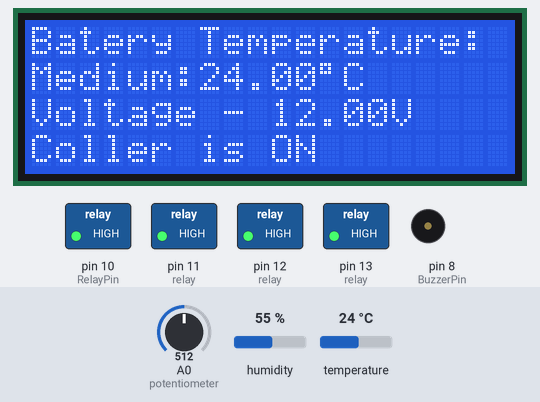
The program below on a simulated Arduino Uno, built with avr-gcc and run on an emulated ATmega328P. Shown: 20×4 character LCD, switched loads named in the program (green lamp = pin HIGH), buzzer (waves = sounding). The inputs (shaded band) are chosen by the test bench; at power-on: temperature 24 °C, A0 (potentiometer) = 512, humidity 55 %. What the program prints to the serial monitor is not drawn.

Above: at 3.2 s.
3.3 s: temperature set to 39.4 °C
5.8 s: temperature set to 40.8 °C
At 9.3 s:
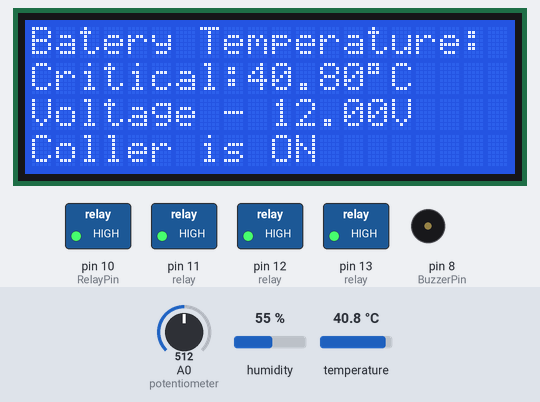
9.7 s: temperature set to 19.3 °C
At 11.7 s:
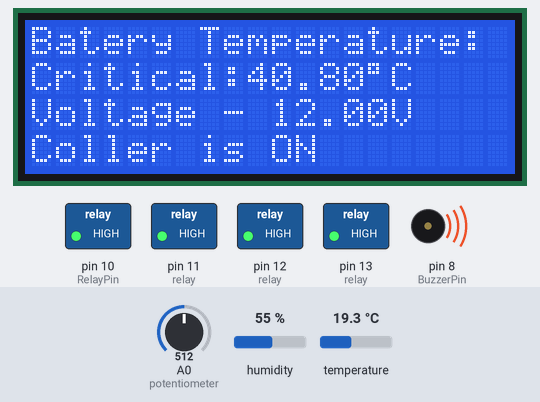
13.3 s: temperature set to 18.3 °C
At 15.5 s:
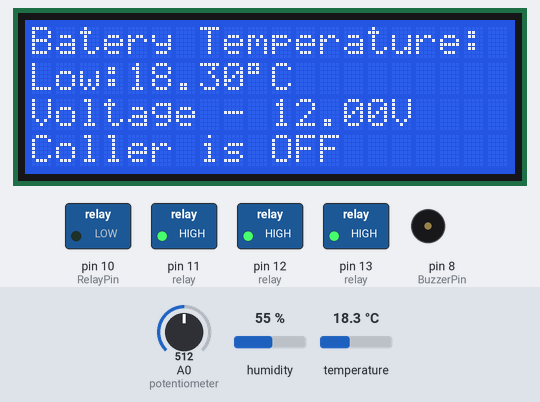
15.9 s: A0 (potentiometer) set to 531
At 17.9 s:
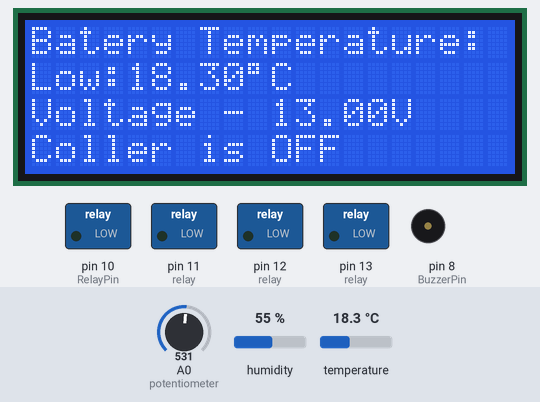
18.5 s: A0 (potentiometer) set to 511
At 20.3 s:
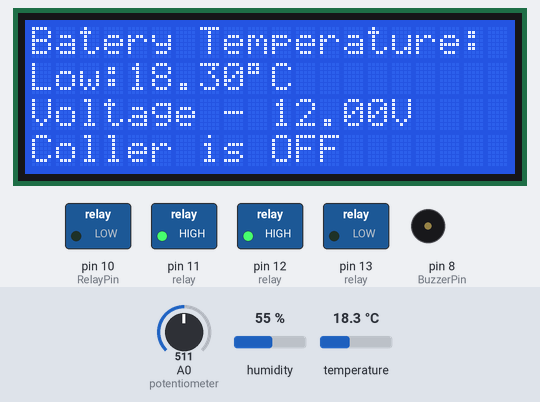
Timing chart, 0 to 21.8 s (numbered marks = the images above; inputs shaded):
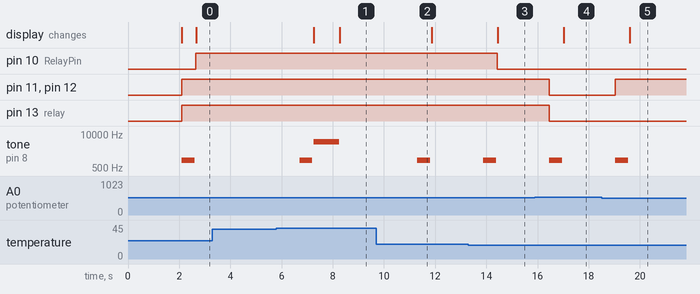

Measured:
- the behaviour switches between 40 and 40.1 °C on temperature (found by bisection; images 0 and 1)
- the behaviour switches between 19 and 18.9 °C on temperature (found by bisection; images 2 and 3)
- the behaviour switches between 523 and 524 on A0 (potentiometer) (found by bisection; images 3 and 4)
- after the input at 3.3 s, every drawn part: stays the same
- after the input at 5.8 s, tone on pin 8 (BuzzerPin): silent → 1000 Hz after 0.91 s, → silent 0.50 s later, → 5000 Hz 0.05 s later, → silent 1.0 s later; the display: first changes after 1.5 s (image 1 shows a later state)
- after the input at 9.7 s, tone on pin 8 (BuzzerPin): silent → 1000 Hz after 1.6 s, → silent 0.50 s later
- after the input at 13.3 s, pin 10 (RelayPin): HIGH → LOW after 1.1 s; tone on pin 8 (BuzzerPin): silent → 1000 Hz after 0.59 s, → silent 0.50 s later; the display: changes after 1.1 s (image 3)
- after the input at 15.9 s, pin 11 (relay), pin 12 (relay), pin 13 (relay): HIGH → LOW after 0.57 s; tone on pin 8 (BuzzerPin): silent → 1000 Hz after 0.57 s, → silent 0.50 s later; the display: changes after 1.1 s (image 4)
- after the input at 18.5 s, pin 11 (relay), pin 12 (relay): LOW → HIGH after 0.54 s; tone on pin 8 (BuzzerPin): silent → 1000 Hz after 0.54 s, → silent 0.50 s later; the display: changes after 1.1 s (image 5)

The program:

main.cpp
```cpp
#include "main.h"

void setup()
{
  Serial.begin(9600);
  pinMode(RelayPin, OUTPUT);
  lcd.begin(lcdNumCols, lcdLine);
  lcd.clear();
  lcd.print("Batery status");
  lcd.setCursor(0, 1);
  lcd.print("Temperature");
  delay(2000);
  lcd.clear();
  dht.begin();

  for (int i = 0; i < DeviceCount; i++)
  {
    ExtantionDevice *t = devices.GetForInitDevice();
    if (t->GetPin() != UINT8_MAX)
    {
      pinMode(t->GetPin(), OUTPUT);
      devices.SetupOffedCount(-1);
      digitalWrite(t->GetPin(), HIGH);
      t->SetupEnable(true);
    }
  }

  pinMode(BuzzerPin, OUTPUT);
}

void loop()
{
  int inpuValue0 = analogRead(A0);
  double voltage0 = (map(inpuValue0, 0, 1023, 0, sensor_max) + offset) / 100;
  float temp = dht.readTemperature();
  TemperatureStatus t = getTemperatureStatus(temp);
  if (lastStatus != t || lastVoltage != voltage0)
  {
    Serial.println(voltage0);
    if (voltage0 > 12.0 || voltage0 < 9.0)
    {
      for (int i = 0; i < DeviceCount; i++)
      {
        ExtantionDevice *dev = devices.GetNextPriorityForOff();
        if (dev->GetIsEnable())
        {
          dev->SetupEnable(false);
          digitalWrite(dev->GetPin(), LOW);
          devices.SetupOffedCount(1);
        }
      }

      tone(BuzzerPin, 1000);
      delay(500);
      noTone(BuzzerPin);
    }
    else if (voltage0 >= 11 && voltage0 <= 12)
    {
      for (int i = 0; i < devices.GetOffedCount(); i++)
      {
        ExtantionDevice *dev = devices.GetDeviceByPriorityOn();
        if (!dev->GetIsEnable())
        {
          dev->SetupEnable(true);
          digitalWrite(dev->GetPin(), HIGH);
          devices.SetupOffedCount(-1);
        }
      }

      tone(BuzzerPin, 1000);
      delay(500);
      noTone(BuzzerPin);
    }
    else if (voltage0 >= 10 && voltage0 < 11)
    {

      for (int i = 0; i < devices.GetOffedCount(); i++)
      {
        ExtantionDevice *dev = devices.GetDeviceByPriorityOn();
        if (dev->GetPin() != UINT8_MAX && !dev->GetIsEnable())
        {
          dev->SetupEnable(true);
          digitalWrite(dev->GetPin(), HIGH);
          devices.SetupOffedCount(-1);
        }
      }

      ExtantionDevice *dev = devices.GetNextPriorityForOff();
      digitalWrite(dev->GetPin(), LOW);
      dev->SetupEnable(false);
      devices.SetupOffedCount(1);

      tone(BuzzerPin, 1000);
      delay(500);
      noTone(BuzzerPin);
    }
    else if (voltage0 >= 9 && voltage0 < 10)
    {
      for (int i = 0; i < DeviceCount; i++)
      {
        ExtantionDevice *dev = devices.GetNextPriorityForOff();
        if (dev->GetPin() != UINT8_MAX && !dev->GetIsEnable())
        {
          dev->SetupEnable(false);
          digitalWrite(dev->GetPin(), LOW);
          devices.SetupOffedCount(1);
        }
      }

      ExtantionDevice *dev = devices.GetDeviceByPriorityOn();
      dev->SetupEnable(true);
      digitalWrite(dev->GetPin(), HIGH);
      devices.SetupOffedCount(-1);

      tone(BuzzerPin, 1000);
      delay(500);
      noTone(BuzzerPin);
    }

    lcd.clear();
    lcd.print("Batery Temperature:");
    lcd.setCursor(0, 1);
    lcd.print(read(t) + String((char)58) + String(temp) + String((char)223) + "C") ;
    lcd.setCursor(0, 2);
    lcd.print("Voltage - " + String(voltage0) + "V");

    if (lastStatus != t && t == TemperatureStatus::Critical)
    {
      tone(BuzzerPin, 5000);
      delay(1000);
      noTone(BuzzerPin);
    }

    lastStatus = t;
    lastVoltage = voltage0;
  }
  if (lastStatus == TemperatureStatus::Medium || lastStatus == TemperatureStatus::Critical)
  {
    if (!isCoolerOn)
    {
      digitalWrite(RelayPin, HIGH);
      isCoolerOn = true;
    }
    lcd.setCursor(0, 3);
    lcd.print("Coller is ON");
  }
  else
  {
    digitalWrite(RelayPin, LOW);
    isCoolerOn = false;
    lcd.setCursor(0, 3);
    lcd.print("Coller is OFF");
  }

  delay(1000);
}

String read(TemperatureStatus status)
{
   if(status == TemperatureStatus::Low){
      return String("Low");
   }
   else if(status == TemperatureStatus::Medium){
      return String("Medium");
   }
   else if(status == TemperatureStatus::Critical){
      return String("Critical");
   }
   return String();
}
```

ExtantionDevice.h
```cpp
class ExtantionDevice
{
private:
    int _priority;
    uint8_t _pin;
    bool _isEnable;
public:
    ExtantionDevice(int priority, uint8_t pin);
    void SetupEnable(bool isEnable);
    bool GetIsEnable();
    uint8_t GetPin();
    int GetPriority();
    ExtantionDevice();
};

ExtantionDevice::ExtantionDevice( int priority, uint8_t pin)
{
    this->_priority = priority;
    this->_pin = pin;
    this->_isEnable = false;
}

void ExtantionDevice::SetupEnable(bool isEnable)
{
    this->_isEnable = isEnable;
}

 bool ExtantionDevice::GetIsEnable()
{
    return this->_isEnable;
}

uint8_t ExtantionDevice::GetPin()
{
    return this->_pin;
}

int ExtantionDevice::GetPriority()
{
    return this->_priority;
}

ExtantionDevice::ExtantionDevice()
{
    this->_pin = UINT8_MAX;
    this ->_isEnable = false;
}
```

temperature.h
```cpp
enum TemperatureStatus{
    Low,
    Medium,
    Critical
};


TemperatureStatus getTemperatureStatus(float temperature){
    if(temperature < 19)
    {
        return TemperatureStatus::Low;
    }else if(temperature >= 19 && temperature <= 40){
        return TemperatureStatus::Medium;
    }
    return TemperatureStatus::Critical;
};
```

voltageControl.h
```cpp
#include "ExtantionDevice.h"
#define MAX_SIZE 11
class Devices
{
private:
    ExtantionDevice _devices[MAX_SIZE];
    int size;
    int offedCount;
    bool Validate(ExtantionDevice devices[]);
    void bubbleSort(ExtantionDevice *devices, int n);
    ExtantionDevice *GetForOff();

public:
    int GetOffedCount();
    void SetupOffedCount(int iter);
    Devices(ExtantionDevice devices[], int s);
    ExtantionDevice *GetNextPriorityForOff();
    ExtantionDevice *GetForInitDevice();
    ExtantionDevice *GetDeviceByPriorityOn();
};

bool Devices::Validate(ExtantionDevice devices[])
{
    this->bubbleSort(devices, this->size);
    for (int i = 0; i < this->size; i++)
    {
        if (devices[i].GetPriority() != i + 1)
            return false;
    }

    return true;
}

int Devices::GetOffedCount()
{
    return this->offedCount;
}

inline void Devices::SetupOffedCount(int iter)
{
    if (iter == 1 || iter == -1)
    {
        this->offedCount += iter;
    }
}

Devices::Devices(ExtantionDevice devices[], int s)
{
    if (s <= MAX_SIZE)
    {
        this->size = s;
        this->offedCount = s;
        if (this->Validate(devices))
        {
            for (int i = 0; i < s; i++)
            {
                this->_devices[i] = devices[i];
            }
        }
    }
}

ExtantionDevice *Devices::GetNextPriorityForOff()
{
    return this->GetForOff();
}

ExtantionDevice *Devices::GetForInitDevice()
{

    ExtantionDevice *dev;
    for (int i = 0; i < this->size; i++)
    {
        if (this->_devices[i].GetIsEnable() == false)
        {
            dev = &_devices[i];
            break;
        }
    }

    return dev;
}

inline ExtantionDevice *Devices::GetDeviceByPriorityOn()
{
    ExtantionDevice *res;
    for (int i = 0; i < size; i++)
    {
        if (this->_devices[i].GetIsEnable() == false)
        {
            res = &_devices[i];
            break;
        }
    }
    return res;
}

void Devices::bubbleSort(ExtantionDevice *arr, int n)
{
    for (int i = 0; i < n - 1; i++)
    {
        for (int j = 0; j < n - i - 1; j++)
        {
            if (arr[j].GetPriority() > arr[j + 1].GetPriority())
            {
                // swap arr[j] and arr[j+1]
                ExtantionDevice temp = arr[j];
                arr[j] = arr[j + 1];
                arr[j + 1] = temp;
            }
        }
    }
}

ExtantionDevice *Devices::GetForOff()
{
    ExtantionDevice *res;
    for (int i = this->size; i != -1; i--)
    {
        if (this->_devices[i].GetIsEnable() == true)
        {
            res = &_devices[i];
            break;
        }
    }
    return res;
}
```

main.h
```cpp
#include <Arduino.h>
#include <LiquidCrystal_I2C.h>
#include "DHT.h"
#include <Adafruit_Sensor.h>
#include "logic/temperature.h"
#include "logic/voltageControl.h"

#define RelayPin 10
#define BuzzerPin 8
#define DeviceCount 3
#define TemperaturePin 9
#define LCDpin 0x27

const int offset = 20;
byte lcdNumCols = 20; // -- number of columns in the LCD
byte lcdLine = 4;     // -- number of line in the LCD
const int sensor_max = 2500;
bool isCoolerOn = false;
double lastVoltage = 0;

// DHT dht(DHTPIN, DHTTYPE);
LiquidCrystal_I2C lcd(LCDpin, lcdNumCols, lcdLine);
DHT dht(TemperaturePin, DHT22);
TemperatureStatus lastStatus;
ExtantionDevice ex_devices[DeviceCount] = {
    ExtantionDevice(1, 11),
    ExtantionDevice(2, 12),
    ExtantionDevice(3, 13)};

Devices devices(ex_devices, DeviceCount);
String read(TemperatureStatus status);
```
